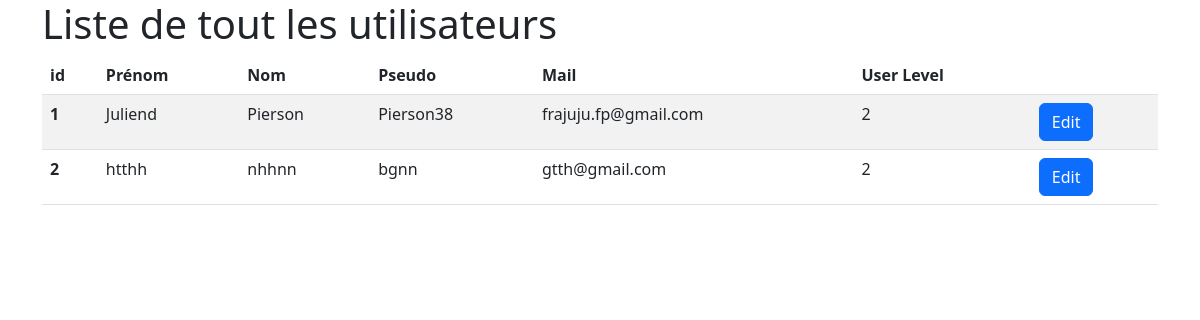
The page /backOffice/pages/userList/userList.php on the database as committed earlier.
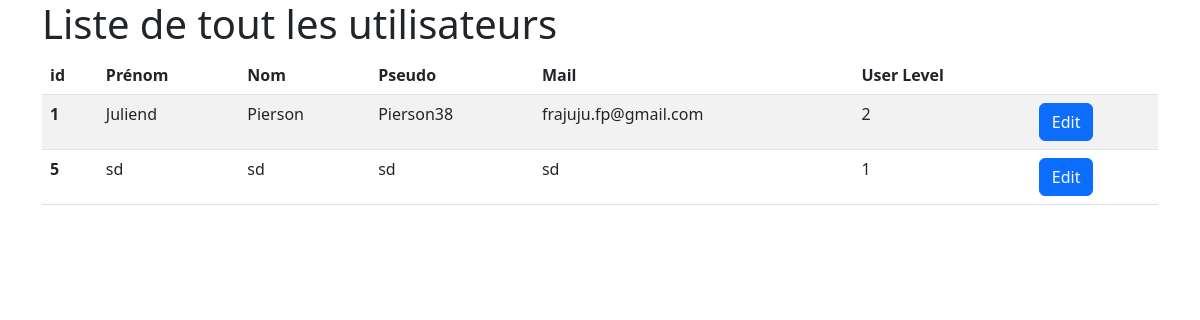
The same page on the database as committed later.
### tables this page shows
CREATE TABLE `User` (
  `userID` int(11) NOT NULL AUTO_INCREMENT,
  `firstName` varchar(255) NOT NULL,
  `lastName` varchar(255) NOT NULL,
  `mail` varchar(255) NOT NULL,
  `username` varchar(255) NOT NULL,
  `profilePictureUrl` varchar(255) NOT NULL,
  `userLevel` int(11) NOT NULL,
  `password` varchar(255) NOT NULL,
  `date_creation_account` date NOT NULL,
  PRIMARY KEY (`userID`)
);

### backOffice/pages/userList/userList.php (the view, shortened to what this page needs)
<?php
require('../../../lib/config.php');
$data = $bdd->query("SELECT * FROM User")->fetchAll();
$users = array();
foreach ($data as $row) {
    $users[$row['userID']] = $row;
}
?>
<head>
    <link href="https://cdn.jsdelivr.net/npm/bootstrap@5.2.1/dist/css/bootstrap.min.css" rel="stylesheet">
</head>
<main>
    <div class="container">
        <div class="row">
            <div class="col">
                <H1>Liste de tout les utilisateurs</H1>
            </div>
        </div>
        <div class="row">
            <div class="col">
                <table class="table table-striped">
                    <thead>
                        <tr>
                            <th scope="col">id</th>
                            <th scope="col">Prénom</th>
                            <th scope="col">Nom</th>
                            <th scope="col">Pseudo</th>
                            <th scope="col">Mail</th>
                            <th scope="col">User Level</th>
                            <th scope="col"></th>
                        </tr>
                    </thead>
                    <tbody>
                        <?php
                        foreach ($users as $row) {
                            echo '<tr data-userID=' . $row['userID'] . '>';
                            echo "<th scope='row'>" . $row['userID'] . "</th>";
                            echo "<td class='firstName'>" . $row['firstName'] . "</td>";
                            echo "<td class='lastName'>" . $row['lastName'] . "</td>";
                            echo "<td class='username'>" . $row['username'] . "</td>";
                            echo "<td class='mail'>" . $row['mail'] . "</td>";
                            echo "<td class='userLevel'>" . $row['userLevel'] . "</td>";
                            echo "<td><button type='button' class='btn btn-primary edit-modal' data-userID='" . $row['userID'] . "' data-bs-toggle='modal' data-bs-target='#exampleModal'>Edit</button></td>";
                            echo "</tr>";
                        }
                        ?>
                    </tbody>
                </table>
            </div>
        </div>
    </div>
</main>

Rows that differ between the two databases and show on the page:
removed user: userID "2", firstName "htthh", lastName "nhhnn", username "bgnn", mail "gtth@gmail.com", userLevel "2"
added user: userID "5", firstName "sd", lastName "sd", username "sd", mail "sd", userLevel "1"
